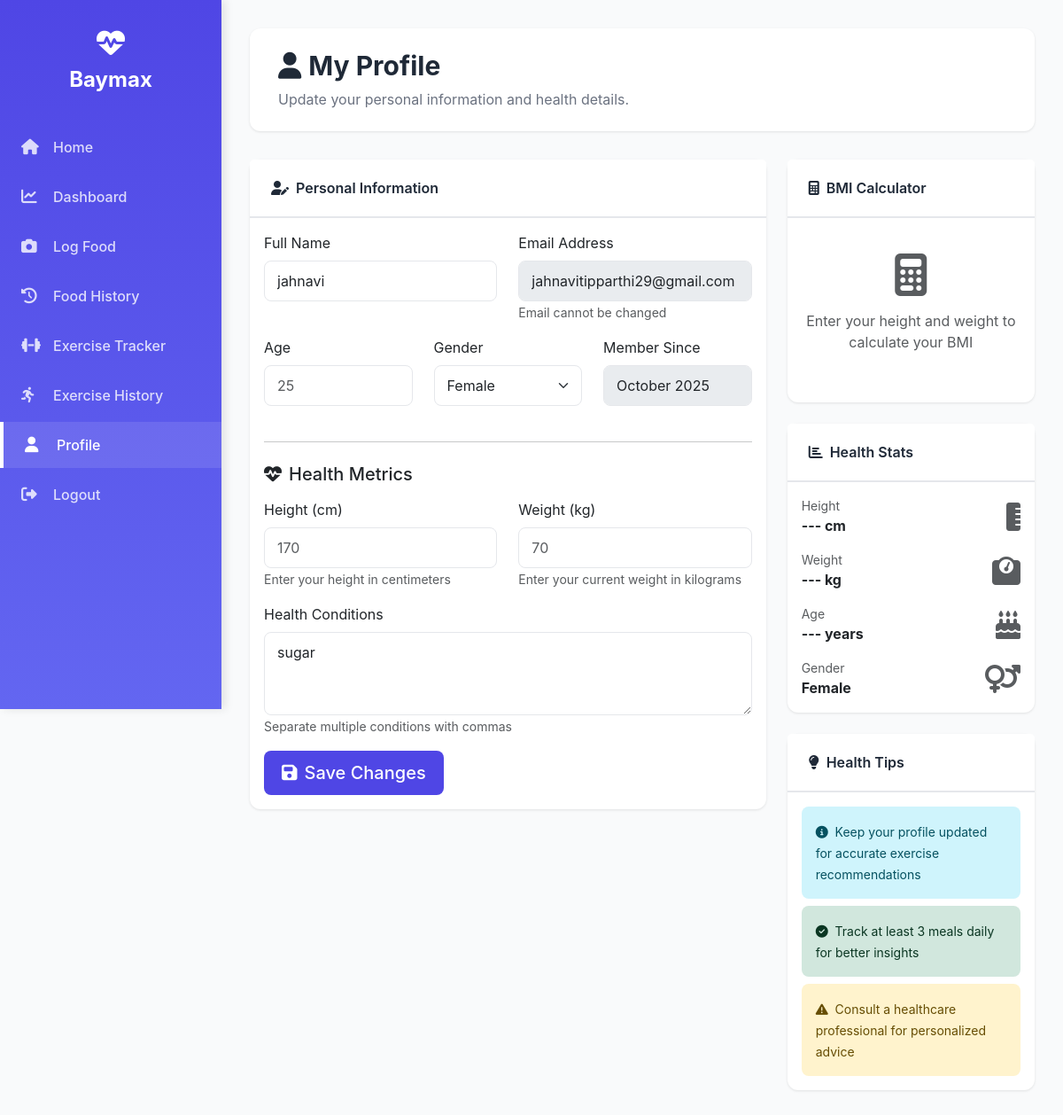
The app's page /profile (signed in) with its own data.
### app.py (models this page shows)
class User(UserMixin, db.Model):
    id = db.Column(db.Integer, primary_key=True)
    email = db.Column(db.String(150), unique=True, nullable=False)
    password_hash = db.Column(db.String(200), nullable=False)
    name = db.Column(db.String(150))
    height_cm = db.Column(db.Float, nullable=True)
    weight_kg = db.Column(db.Float, nullable=True)
    age = db.Column(db.Integer, nullable=True)
    gender = db.Column(db.String(20), nullable=True)
    conditions = db.Column(db.String(500), nullable=True)
    created_at = db.Column(db.DateTime, default=datetime.utcnow)

### app.py (the view, shortened to what this page needs)
@app.route('/profile', methods=['GET', 'POST'])
@login_required
def profile():
    return render_template('profile.html')

### app.py (called while the page is built)
@login_manager.user_loader
def load_user(user_id):
    return User.query.get(int(user_id))

### templates/profile.html (shortened to what this page needs)
{% extends "base.html" %}
{% block content %}
<div class="content-header">
    <h1><i class="fas fa-user me-2"></i>My Profile</h1>
    <p>Update your personal information and health details.</p>
</div>
<div class="row g-4">
    <div class="col-lg-8">
        <div class="card">
            <div class="card-header">
                <i class="fas fa-user-edit me-2"></i>Personal Information
            </div>
            <div class="card-body">
                <form method="post">
                    <div class="row">
                        <div class="col-md-6 mb-3">
                            <label class="form-label">Full Name</label>
                            <input type="text" name="name" class="form-control" value="{{ current_user.name or '' }}" placeholder="Enter your name">
                        </div>
                        <div class="col-md-6 mb-3">
                            <label class="form-label">Email Address</label>
                            <input type="email" class="form-control" value="{{ current_user.email }}" disabled>
                            <small class="text-muted">Email cannot be changed</small>
                        </div>
                    </div>
                    <div class="row">
                        <div class="col-md-4 mb-3">
                            <label class="form-label">Age</label>
                            <input type="number" name="age" class="form-control" value="{{ current_user.age or '' }}" placeholder="25">
                        </div>
                        <div class="col-md-4 mb-3">
                            <label class="form-label">Gender</label>
                            <select name="gender" class="form-select">
                                <option value="female" {% if current_user.gender == 'female' %}selected{% endif %}>Female</option>
                            </select>
                        </div>
                        <div class="col-md-4 mb-3">
                            <label class="form-label">Member Since</label>
                            <input type="text" class="form-control" value="{{ current_user.created_at.strftime('%B %Y') }}" disabled>
                        </div>
                    </div>
                    <hr class="my-4">
                    <h5 class="mb-3"><i class="fas fa-heartbeat me-2"></i>Health Metrics</h5>
                    <div class="row">
                        <div class="col-md-6 mb-3">
                            <label class="form-label">Height (cm)</label>
                            <input type="number" step="0.1" name="height_cm" class="form-control" value="{{ current_user.height_cm or '' }}" placeholder="170">
                            <small class="text-muted">Enter your height in centimeters</small>
                        </div>
                        <div class="col-md-6 mb-3">
                            <label class="form-label">Weight (kg)</label>
                            <input type="number" step="0.1" name="weight_kg" class="form-control" value="{{ current_user.weight_kg or '' }}" placeholder="70">
                            <small class="text-muted">Enter your current weight in kilograms</small>
                        </div>
                    </div>
                    <div class="mb-3">
                        <label class="form-label">Health Conditions</label>
                        <textarea name="conditions" class="form-control" rows="3" placeholder="e.g., Diabetes, High blood pressure, Food allergies...">{{ current_user.conditions or '' }}</textarea>
                        <small class="text-muted">Separate multiple conditions with commas</small>
                    </div>
                    <button type="submit" class="btn btn-primary btn-lg">
                        <i class="fas fa-save me-2"></i>Save Changes
                    </button>
                </form>
            </div>
        </div>
    </div>
    <div class="col-lg-4">
        <div class="card mb-4">
            <div class="card-header">
                <i class="fas fa-calculator me-2"></i>BMI Calculator
            </div>
            <div class="card-body">
                {% if current_user.height_cm and current_user.weight_kg %}
                    {% set height_m = current_user.height_cm / 100 %}
                    {% set bmi = current_user.weight_kg / (height_m * height_m) %}
                    <div class="text-center mb-3">
                        <h2 class="display-4 fw-bold mb-1" style="color: #4F46E5;">{{ bmi|round(1) }}</h2>
                        <p class="text-muted mb-0">Your BMI</p>
                    </div>
                    {% if bmi < 18.5 %}
                        {% set category = "Underweight" %}
                        {% set color = "warning" %}
                    {% elif bmi < 25 %}
                        {% set category = "Normal" %}
                        {% set color = "success" %}
                    {% elif bmi < 30 %}
                        {% set category = "Overweight" %}
                        {% set color = "warning" %}
                    {% else %}
                        {% set category = "Obese" %}
                        {% set color = "danger" %}
                    {% endif %}
                    <div class="text-center mb-3">
                        <span class="badge bg-{{ color }} fs-6">{{ category }}</span>
                    </div>
                    <div class="small">
                        <strong>BMI Categories:</strong>
                        <ul class="list-unstyled mt-2">
                            <li><span class="text-warning">●</span> Underweight: &lt; 18.5</li>
                            <li><span class="text-success">●</span> Normal: 18.5 - 24.9</li>
                            <li><span class="text-warning">●</span> Overweight: 25 - 29.9</li>
                            <li><span class="text-danger">●</span> Obese: ≥ 30</li>
                        </ul>
                    </div>
                {% else %}
                    <div class="text-center py-4">
                        <i class="fas fa-calculator fa-3x text-muted mb-3"></i>
                        <p class="text-muted">Enter your height and weight to calculate your BMI</p>
                    </div>
                {% endif %}
            </div>
        </div>
        <div class="card mb-4">
            <div class="card-header">
                <i class="fas fa-chart-bar me-2"></i>Health Stats
            </div>
            <div class="card-body">
                <div class="d-flex justify-content-between align-items-center mb-3">
                    <div>
                        <small class="text-muted d-block">Height</small>
                        <strong>{{ current_user.height_cm or '---' }} cm</strong>
                    </div>
                    <i class="fas fa-ruler-vertical fa-2x text-muted"></i>
                </div>
                <div class="d-flex justify-content-between align-items-center mb-3">
                    <div>
                        <small class="text-muted d-block">Weight</small>
                        <strong>{{ current_user.weight_kg or '---' }} kg</strong>
                    </div>
                    <i class="fas fa-weight fa-2x text-muted"></i>
                </div>
                <div class="d-flex justify-content-between align-items-center mb-3">
                    <div>
                        <small class="text-muted d-block">Age</small>
                        <strong>{{ current_user.age or '---' }} years</strong>
                    </div>
                    <i class="fas fa-birthday-cake fa-2x text-muted"></i>
                </div>
                <div class="d-flex justify-content-between align-items-center">
                    <div>
                        <small class="text-muted d-block">Gender</small>
                        <strong>{{ current_user.gender|title if current_user.gender else '---' }}</strong>
                    </div>
                    <i class="fas fa-venus-mars fa-2x text-muted"></i>
                </div>
            </div>
        </div>
        <div class="card">
            <div class="card-header">
                <i class="fas fa-lightbulb me-2"></i>Health Tips
            </div>
            <div class="card-body">
                <div class="alert alert-info mb-2">
                    <small><i class="fas fa-info-circle me-1"></i> Keep your profile updated for accurate exercise recommendations</small>
                </div>
                <div class="alert alert-success mb-2">
                    <small><i class="fas fa-check-circle me-1"></i> Track at least 3 meals daily for better insights</small>
                </div>
                <div class="alert alert-warning mb-0">
                    <small><i class="fas fa-exclamation-triangle me-1"></i> Consult a healthcare professional for personalized advice</small>
                </div>
            </div>
        </div>
    </div>
</div>
{% endblock %}

### templates/base.html (style rules this page uses)
:root { --sidebar-width: 250px; --primary-color: #4F46E5; --secondary-color: #10B981; --danger-color: #EF4444; --bg-light: #F9FAFB; --text-dark: #1F2937; --border-color: #E5E7EB; }
body { font-family: 'Inter', -apple-system, BlinkMacSystemFont, sans-serif; background-color: var(--bg-light); min-height: 100vh; margin: 0; padding: 0; }
.content-header { background: white; padding: 1.5rem 2rem; border-radius: 12px; margin-bottom: 2rem; box-shadow: 0 1px 3px rgba(0,0,0,0.1); }
.content-header h1 { margin: 0; color: var(--text-dark); font-size: 1.875rem; font-weight: 700; }
.content-header p { margin: 0.5rem 0 0 0; color: #6B7280; }
.card { border: none; border-radius: 12px; box-shadow: 0 1px 3px rgba(0,0,0,0.1); margin-bottom: 1.5rem; transition: transform 0.2s, box-shadow 0.2s; }
.card-header { background: white; border-bottom: 2px solid var(--border-color); padding: 1.25rem 1.5rem; font-weight: 600; color: var(--text-dark); }
.btn { border-radius: 8px; padding: 0.625rem 1.25rem; font-weight: 500; transition: all 0.2s; }
.btn-primary { background: var(--primary-color); border: none; }
.form-control, .form-select { border-radius: 8px; border: 1px solid var(--border-color); padding: 0.625rem 0.875rem; }
.alert { border-radius: 8px; border: none; }

### records on screen
User: name "jahnavi", email "jahnavitipparthi29@gmail.com", gender "Female", created_at "October 2025", conditions "sugar", height_cm "---", weight_kg "---", age "---"
